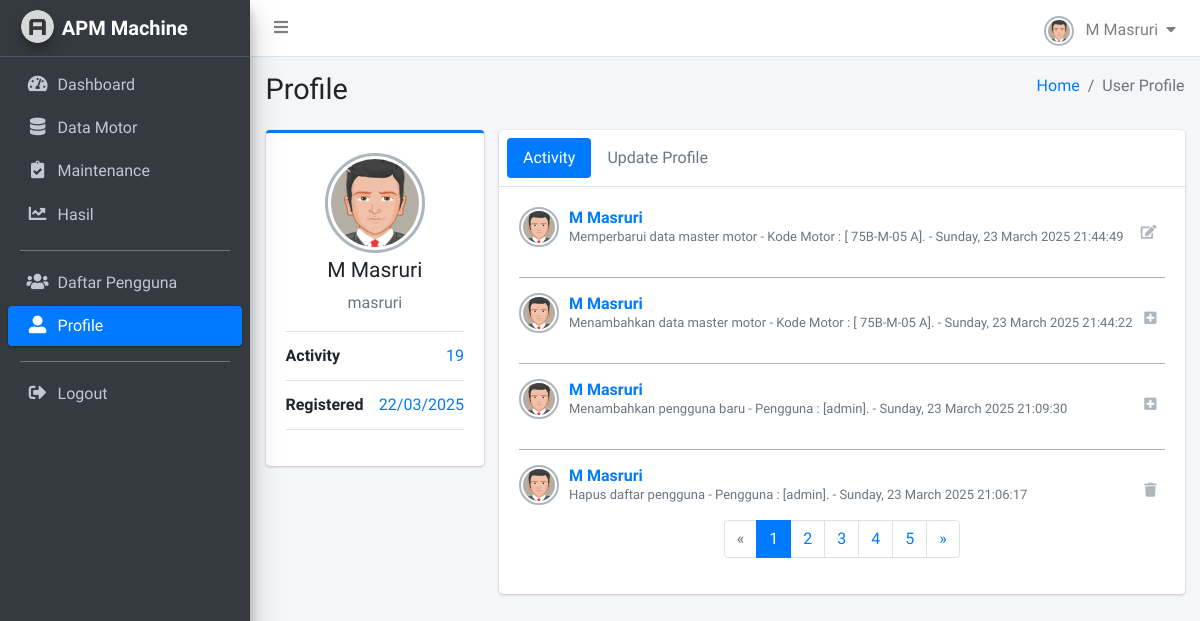
Before: /apm-machine/profile/1/ (signed in) with the older database file.
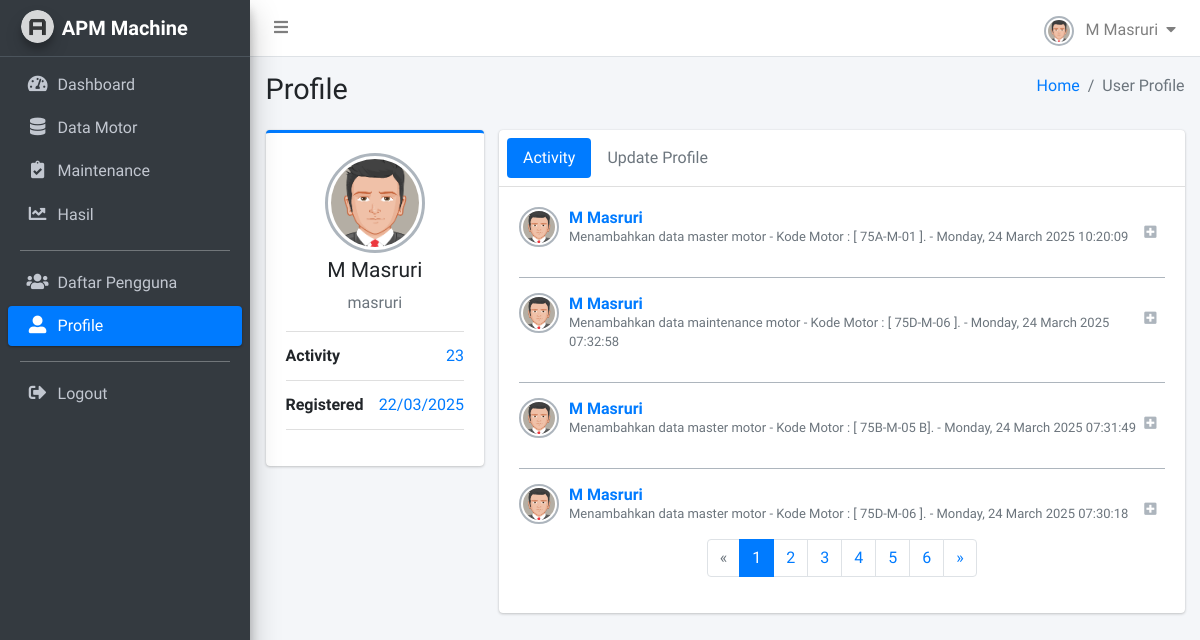
After: the same page with the newer database file.
### monitoring/models.py (models this page shows, shortened)
class LogActivity(models.Model):
    user = models.ForeignKey(User, on_delete=models.CASCADE)
    action = models.CharField(max_length=100)
    description = models.TextField()
    timestamp = models.DateTimeField(auto_now_add=True)
    class Meta:
        verbose_name = "Logs Activity"
        verbose_name_plural = "Logs Aktifitas Pengguna"

### monitoring/views/users.py (the view)
# urls.py: path("profile/<int:user_id>/", profile, name="profile"),
@login_required(login_url='login')
def profile(request, user_id):
    logs_list = LogActivity.objects.filter(user_id=user_id).order_by('-timestamp')
    paginator = Paginator(logs_list, 4)
    page_number = request.GET.get('page')
    logs = paginator.get_page(page_number)
    context = {
        'logs': logs,
        'logs_list': logs_list
    }
    return render(request, 'profile.html', context)

### templates/profile.html (shortened to what the changed rows need)
{% load static %}
<!DOCTYPE html>
<html lang="en">
<head>
    <link rel="stylesheet" href="{% static 'plugins/fontawesome-free/css/all.min.css' %}">
    <link rel='stylesheet' href='https://cdnjs.cloudflare.com/ajax/libs/font-awesome/4.0.3/css/font-awesome.css'>
    <link rel="stylesheet" href="{% static 'plugins/sweetalert2-theme-bootstrap-4/bootstrap-4.min.css' %}">
    <link rel="stylesheet" href="{% static 'plugins/toastr/toastr.min.css' %}">
    <link rel="stylesheet" href="{% static 'dist/css/adminlte.min.css' %}">
</head>
<body class="hold-transition sidebar-mini layout-fixed layout-navbar-fixed layout-footer-fixed">
    <div class="wrapper">
        <div class="content-wrapper">
            <section class="content-header">
            <div class="container-fluid">
                <div class="row mb-2">
                <div class="col-sm-6">
                    <h1>Profile</h1>
                </div>
                </div>
            </div>
            </section>
            <section class="content">
                <div class="container-fluid">
                    <div class="row">
                        <div class="col-md-3">
                            <div class="card card-primary card-outline">
                                <div class="card-body box-profile">
                                    <ul class="list-group list-group-unbordered mb-3">
                                        <li class="list-group-item">
                                            <b>Activity</b> <a class="float-right">{{logs_list.count}}</a>
                                        </li>
                                    </ul>
                                </div>
                            </div>
                        </div>
                        <div class="col-md-9">
                            <div class="card">
                                <div class="card-body">
                                    <div class="tab-content">
                                        <div class="active tab-pane" id="activity">
                                            {% for l in logs %}
                                            <div class="post clearfix">
                                                <div class="user-block">
                                                    <img class="img-circle img-bordered-sm" src="{% static 'dist/img/user.jpg' %}" alt="User Image">
                                                    <span class="username">
                                                    <a href="#">{{l.user.first_name}} {{l.user.last_name}} </a>
                                                    <span class="float-right btn-tool">
                                                        {% if l.action == "Add" %}
                                                        <i class="fas fa-plus-square"></i>
                                                        {% elif l.action == "Change" %}
                                                        <i class="fas fa-edit"></i>
                                                        {% else %}
                                                        <i class="fas fa-trash"></i>
                                                        {% endif %}
                                                    </span>
                                                    </span>
                                                    <span class="description">{{l.description}} - {{l.timestamp|date:'l, d F Y H:i:s'}}</span>
                                                </div>
                                            </div>
                                            {% empty %}
                                            <p class="text-center">Tidak ada aktivitas.</p>
                                            {% endfor %}
                                            {% if logs.has_other_pages %}
                                            <nav>
                                                <ul class="pagination justify-content-center">
                                                    {% for num in logs.paginator.page_range %}
                                                    <li class="page-item {% if logs.number == num %}active{% endif %}">
                                                        <a class="page-link" href="?page={{ num }}">{{ num }}</a>
                                                    </li>
                                                    {% endfor %}
                                                </ul>
                                            </nav>
                                            {% endif %}
                                        </div>
                                    </div>
                                </div>
                            </div>
                        </div>
                    </div>
                </div>
            </section>
        </div>
    </div>
</body>
</html>

Changed rows visible on the page:
no longer on this page (row unchanged): LogActivity: user.first_name "M", user.last_name "Masruri", action "Change" (drawn), description "Memperbarui data master motor - Kode Motor : [ 75B-M-05 A].", timestamp "Sunday, 23 March 2025 21:44:49"
no longer on this page (row unchanged): LogActivity: user.first_name "M", user.last_name "Masruri", action "Add" (drawn), description "Menambahkan data master motor - Kode Motor : [ 75B-M-05 A].", timestamp "Sunday, 23 March 2025 21:44:22"
no longer on this page (row unchanged): LogActivity: user.first_name "M", user.last_name "Masruri", action "Add" (drawn), description "Menambahkan pengguna baru - Pengguna : [admin].", timestamp "Sunday, 23 March 2025 21:09:30"
no longer on this page (row unchanged): LogActivity: user.first_name "M", user.last_name "Masruri", action "Delete" (drawn), description "Hapus daftar pengguna - Pengguna : [admin].", timestamp "Sunday, 23 March 2025 21:06:17"
added LogActivity: user.first_name "M", user.last_name "Masruri", action "Add" (drawn), description "Menambahkan data master motor - Kode Motor : [ 75A-M-01 ].", timestamp "Monday, 24 March 2025 10:20:09"
added LogActivity: user.first_name "M", user.last_name "Masruri", action "Add" (drawn), description "Menambahkan data maintenance motor - Kode Motor : [ 75D-M-06 ].", timestamp "Monday, 24 March 2025 07:32:58"
added LogActivity: user.first_name "M", user.last_name "Masruri", action "Add" (drawn), description "Menambahkan data master motor - Kode Motor : [ 75B-M-05 B].", timestamp "Monday, 24 March 2025 07:31:49"
added LogActivity: user.first_name "M", user.last_name "Masruri", action "Add" (drawn), description "Menambahkan data master motor - Kode Motor : [ 75D-M-06 ].", timestamp "Monday, 24 March 2025 07:30:18"
Other visible differences:
{{ logs_list.count }}: "19" → "23"
new list line: "6"
